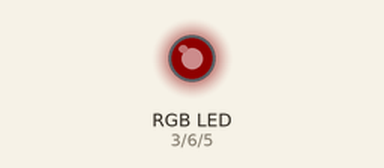
This sketch was run on a simulated Arduino Uno, built with avr-gcc and run on an emulated ATmega328P. Parts: an RGB LED mixed from three pins (HIGH = lit). Dim RGB values are drawn brighter than linear.

Above: at 0.15 s.
At 3.75 s:
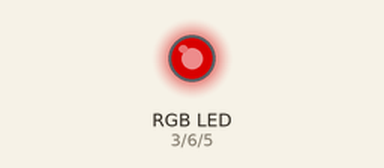
At 9.76 s:
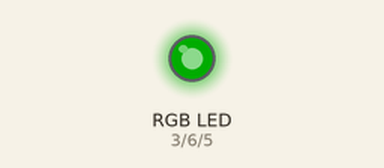
At 19.74 s:
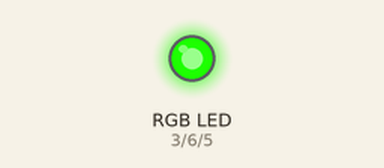
At 29.65 s:
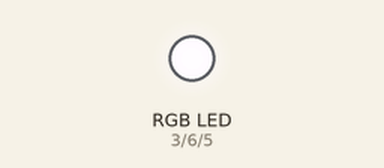
At 39.64 s:
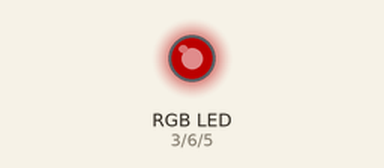
Timing chart, 0 to 40.0 s (numbered marks = the images above):
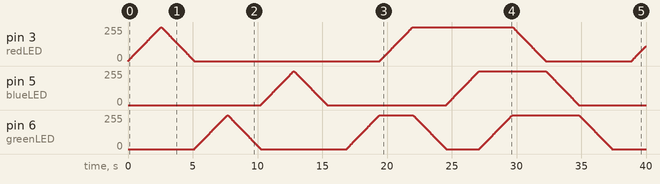

The sketch:

RGB_LED_skech.ino
```cpp
/*
This sketch controls an RGB LED
  This article and code helped me a lot: http://www.mbeckler.org/microcontrollers/rgb_led/
 */

// The pins for the LED
int redLED = 3;
int greenLED = 6;
int blueLED = 5;
int gndPin = 4;

#define RED 1
#define GREEN 2
#define BLUE 3

void setup(){
  // set the led pins as outputs
  pinMode(redLED, OUTPUT);
  pinMode(greenLED, OUTPUT);
  pinMode(blueLED, OUTPUT);
  pinMode(gndPin, OUTPUT);
  digitalWrite(gndPin, LOW);
}

void loop(){

  fadeInSeqence();
  delay(1500);
  colorChangingMode();
  delay(1500);
}

// Selfexplainatory I think :)
void colorChangingMode(){
  fadeUpGreen();
  fadeUpRed();
  fadeDownGreen();
  fadeUpBlue();
  fadeUpGreen();
  fadeDownRed();
  fadeDownBlue();
  fadeDownGreen();
}

// fades all the colors one after the other
void fadeInSeqence(){
  fadeUpRed();
  fadeDownRed();
  fadeUpGreen();
  fadeDownGreen();
  fadeUpBlue();
  fadeDownBlue();
}

// Fade functions
void fadeUpRed(){
  for (int i = 0; i <= 255; i++){
    analogWrite(redLED, i);
    delay(10);
  }
}
void fadeDownRed(){
  for (int i = 255; i >= 0; i--){
    analogWrite(redLED, i);
    delay(10);
  }
}
void fadeUpGreen(){
  for (int i = 0; i <= 255; i++){
    analogWrite(greenLED, i);
    delay(10);
  }
}
void fadeDownGreen(){
  for (int i = 255; i >= 0; i--){
    analogWrite(greenLED, i);
    delay(10);
  }
}
void fadeUpBlue(){
  for (int i = 0; i <= 255; i++){
    analogWrite(blueLED, i);
    delay(10);
  }
}
void fadeDownBlue(){
  for (int i = 255; i >= 0; i--){
    analogWrite(blueLED, i);
    delay(10);
  }
}

/* turns the specified LED ON
 *  1 - RED
 *  2 - GREEN
 *  3 - BLUE
 */
int turnOn(int led){
  switch(led){
  case 1:
    digitalWrite(redLED, HIGH);
    break;
  case 2:
    digitalWrite(greenLED, HIGH);
    break;
  case 3:
    digitalWrite(blueLED, HIGH);
    break;
  }
}

/* turns the specified LED OFF
 *  1 - RED
 *  2 - GREEN
 *  3 - BLUE
 */
int turnOff(int led){
  switch(led){
  case 1:
    digitalWrite(redLED, LOW);
    break;
  case 2:
    digitalWrite(greenLED, LOW);
    break;
  case 3:
    digitalWrite(blueLED, LOW);
    break;
  }
}

// turns the specified LED ON
void turnOnRed(){
  digitalWrite(redLED, HIGH);
}
void turnOnGreen(){
  digitalWrite(greenLED, HIGH);
}
void turnOnBlue(){
  digitalWrite(blueLED, HIGH);
}

// only turns the spesified LED OFF
void turnOffRed(){
  digitalWrite(redLED, LOW);
}
void turnOffGreen(){
  digitalWrite(greenLED, LOW);
}
void turnOffBlue(){
  digitalWrite(blueLED, LOW);
}
```
